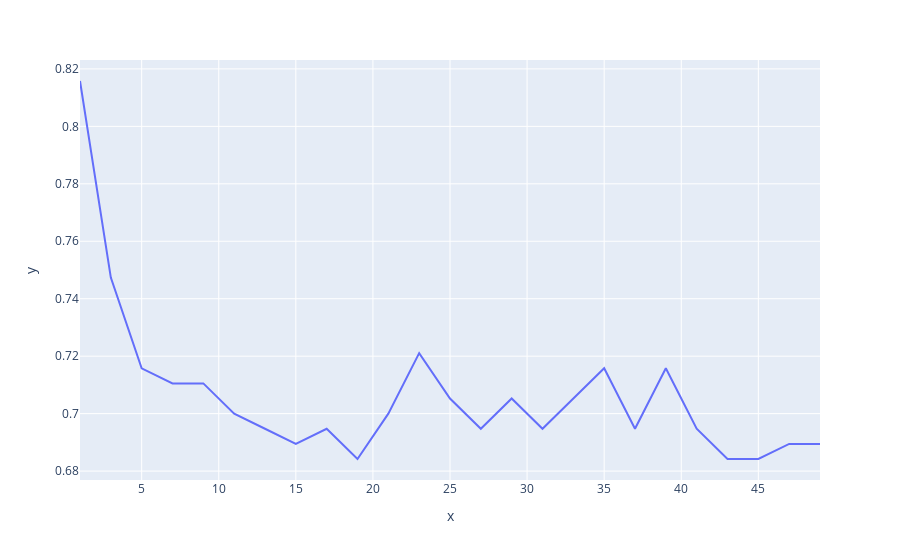

Here is the notebook cell this chart was saved with:
### Code cell
px.line(x=k_values, y=accuracy_values)

### Figure 1 — Plotly figure (JSON) as saved in the notebook; plotly's stock layout.template omitted (floating-point values rounded to 4 significant figures)
{"data": [{"hovertemplate": "x=%{x}<br>y=%{y}<extra></extra>", "legendgroup": "", "line": {"color": "#636efa", "dash": "solid"}, "marker": {"symbol": "circle"}, "mode": "lines", "name": "", "orientation": "v", "showlegend": false, "type": "scatter", "x": [1, 3, 5, 7, 9, 11, 13, 15, 17, 19, 21, 23, 25, 27, 29, 31, 33, 35, 37, 39, 41, 43, 45, 47, 49], "xaxis": "x", "y": [0.8158, 0.7474, 0.7158, 0.7105, 0.7105, 0.7, 0.6947, 0.6895, 0.6947, 0.6842, 0.7, 0.7211, 0.7053, 0.6947, 0.7053, 0.6947, 0.7053, 0.7158, 0.6947, 0.7158, 0.6947, 0.6842, 0.6842, 0.6895, 0.6895], "yaxis": "y"}], "layout": {"legend": {"tracegroupgap": 0}, "margin": {"t": 60}, "xaxis": {"anchor": "y", "domain": [0, 1], "title": {"text": "x"}}, "yaxis": {"anchor": "x", "domain": [0, 1], "title": {"text": "y"}}}}
